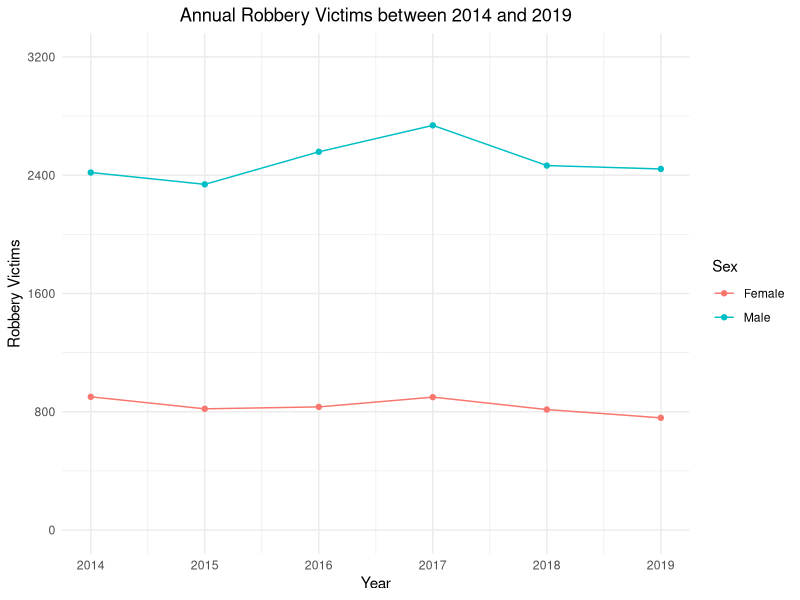
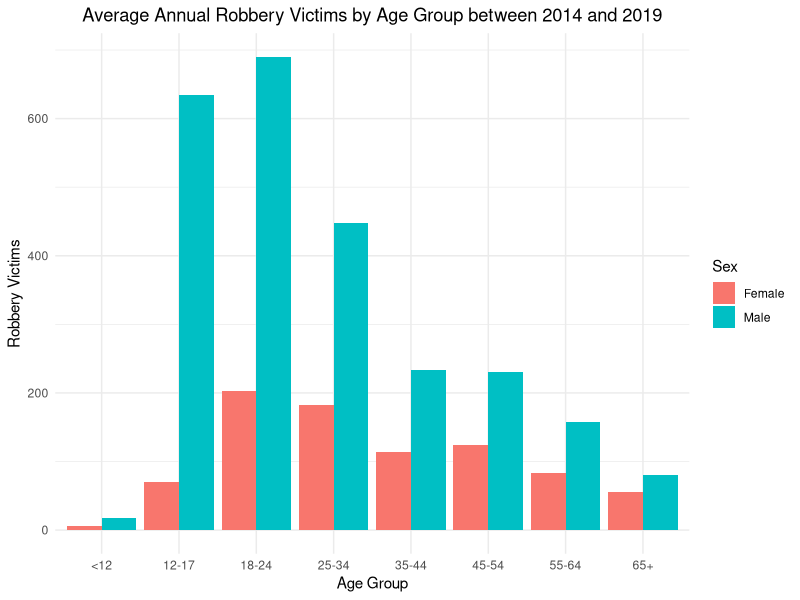

Reproduce these figures in R, in order.
#### Preamble ####
# Purpose: Provide codes for analysis of Toronto robbery victims in the paper
# Author: Hong Shi
# Date: 29 January 2021
# Contact: lancehong.shi@mail.utoronto.ca
# License: MIT
# Pre-requisites: 
# - Need to have downloaded the cleaned data in "01_toronto_crime_victims_data_import.R" and saved it to inputs/data


#### Workspace setup ####

library(tidyverse)
library(bookdown)
library(scales)
library(here)
library(kableExtra)
# Read in the cleaned data. 
victims_data <- read_csv(here::here("inputs/data/toronto_crime_victims_data.csv"))

#### Relevant analysis ####

# Explore different types of crime victims

unique(victims_data$Subtype)


#### Table 1 ####

# Get the number of years included in the dataset
year <- length(unique(victims_data$ReportedYear))

# Obtain the table about the annual average number of victims across all crime types by sex
victims_by_sex <- 
  victims_data %>%
  group_by( Sex) %>% 
  summarise(
    Annual_Victims = sum( Count_)/ year
  ) %>% 
  mutate(across(where(is.numeric),round, 0))

# Obtain the table about the annual average number of victims for only robbery victims by sex
robbery_by_sex <- 
  victims_data %>%
  filter( Subtype == "Robbery") %>% 
  group_by( Sex) %>% 
  summarise( 
    Robbery_Victims = sum( Count_) / year
  ) %>% 
  mutate(across(where(is.numeric),round, 0))

# Join the above tables and also calculate the percentage of robbery victims cross all victims 
# Referenced the following link to convert a decimal number into percentage https://stackoverflow.com/questions/7145826/how-to-format-a-number-as-percentage-in-r
robbery_data <- victims_by_sex %>% 
  left_join( robbery_by_sex, by = "Sex") %>% 
  mutate( Percentage_of_Robbery_Victims = percent(Robbery_Victims / Annual_Victims, accuracy = 0.01))

# Display the table result  
# Referenced the following link to format the table https://bookdown.org/yihui/rmarkdown-cookbook/kableextra.html 
# Referenced the following link to hold the position of the table: https://stackoverflow.com/questions/53153537/rmarkdown-setting-the-position-of-kable 
robbery_data %>% 
  knitr::kable(
    col.names = c("Sex", "Crime Victims", "Robbery Victims", "Percentage of Robbery Victims"),
    align = "cccc",
    caption = "Average Annual Crime Victims between 2014 and 2019") %>% 
  kable_styling(latex_options = "hold_position")

#### Line chart ####

robbery_by_year <- 
  victims_data %>% 
  filter( Subtype == "Robbery") %>% 
  group_by( ReportedYear, Sex) %>% 
  summarise(
    robbery_year = sum( Count_)
  )

# Referenced the following link to center the title: https://stackoverflow.com/questions/40675778/center-plot-title-in-ggplot2
# Referenced the following link to control the ticks https://r4ds.had.co.nz/graphics-for-communication.html
ggplot( data = robbery_by_year, mapping =  aes(x = ReportedYear, y = robbery_year) ) +
  geom_line( aes( color = Sex)) +
  geom_point( aes( color = Sex)) +
  theme_minimal() +
  coord_cartesian( ylim = c(0,3200)) +
  theme(plot.title = element_text(hjust = 0.5)) +
  labs(
    title = "Annual Robbery Victims between 2014 and 2019",
    x = "Year",
    y = "Robbery Victims"
  ) +
  scale_y_continuous(breaks = seq(0,3200, by = 800))

#### Bar chart #### 

# Obtain the table about the annual average robbery victims by sex and age group

robbery_Victims_sexage <- 
  victims_data %>% 
  filter( Subtype == "Robbery") %>% 
  group_by( AgeCohort, Sex) %>% 
  summarise(
    Victims_by_SexAge = sum( Count_ ) / year
  ) %>% 
  mutate(across(where(is.numeric),round, 0))

# Using bar chart to display the result

ggplot( data = robbery_Victims_sexage ) +
  geom_col(mapping = aes(x = AgeCohort, y = Victims_by_SexAge, fill = Sex ), position = "dodge" ) +
  theme_minimal() +
  theme(plot.title = element_text(hjust = 0.5)) +
  labs(
    title = "Average Annual Robbery Victims by Age Group between 2014 and 2019",
    x = "Age Group",
    y = "Robbery Victims"
  )

#### Find the percentage of male robbery victims within 12-34 ages among all robbery victims ####

unique(victims_data$AgeCohort)
high_risk <- 
  victims_data %>% 
  filter( Subtype == "Robbery", Sex ==  "Male", AgeCohort %in% c("12-17","18-24","25-34"))

total_victims <-
  victims_data %>% 
  filter( Subtype == "Robbery")

# 53% of robbery victims are young males within 12-34 age group
percent(sum(high_risk$Count_)/sum(total_victims$Count_), accuracy = 0.01)
